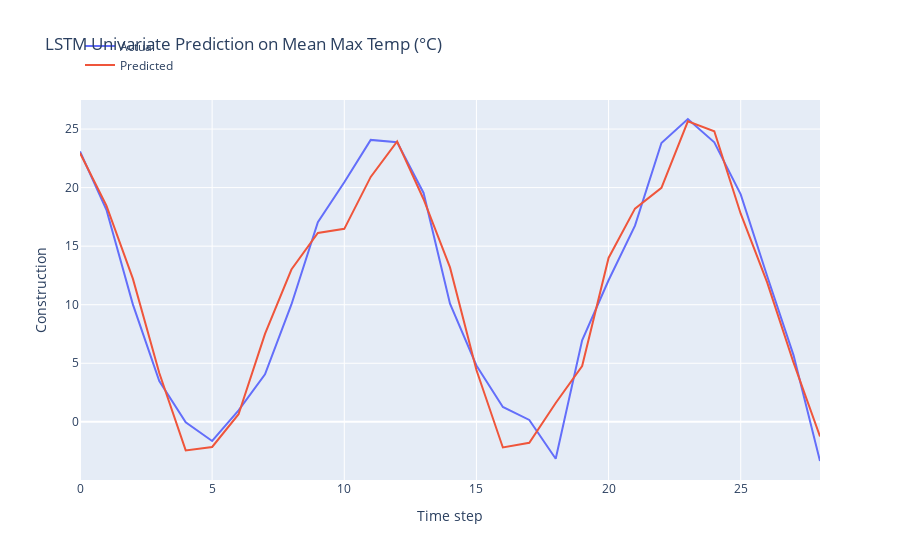

This figure's notebook cell:
### Markdown cell above
LSTM Model Development

### Code cell
n_features = 1
X_train = X_train.reshape(X_train.shape[0], X_train.shape[1], n_features)

# define model
model = Sequential()
model.add(LSTM(50, activation='relu', input_shape=(n_steps, n_features)))
model.add(Dense(1))

# model = Sequential()
# model.add(LSTM(100, activation='relu', input_shape=(n_steps, n_features), kernel_regularizer=L2(0.001), return_sequences=True))
# model.add(LSTM(50, activation='relu', kernel_regularizer=L2(0.01)))
# model.add(Dense(1))

def r_squared(y_true, y_pred):
    SS_res =  K.sum(K.square(y_true - y_pred)) 
    SS_tot = K.sum(K.square(y_true - K.mean(y_true))) 
    return ( 1 - SS_res/(SS_tot + K.epsilon()) )

# Compile the model
model.compile(optimizer='adam', 
              loss='mse',
              metrics=[r_squared])

early_stopping = EarlyStopping(monitor='loss', patience=5, restore_best_weights=True)

# fit model
history = model.fit(X_train, y_train, 
          epochs = 20,
          batch_size = 32,
          verbose = 0,
          callbacks=[early_stopping])

# Obtain the MSE and R-squared from the last epoch
last_epoch_mse = history.history['loss'][-1]
last_epoch_r_squared = history.history['r_squared'][-1]

# Print the MSE and R-squared
print("Mean Squared Error (MSE) from the last epoch:", last_epoch_mse)
print("R-squared from the last epoch:", last_epoch_r_squared)

# plot loss and r2 score
plt.figure(figsize=(10, 6))

# Plot train loss
plt.plot(history.history['loss'], label='Train Loss')

# Plot train R-squared score
plt.plot(history.history['r_squared'], label='Train R2')

plt.title('Model Training Loss and R-squared Score')
plt.xlabel('Epochs')
plt.ylabel('Value')
plt.legend()
plt.grid(True)
plt.show()

# Evaluate the model
loss = model.evaluate(X_test, y_test)
print("MSE and R_squared:", loss)

# make prediction on test data
X_test = X_test.reshape(X_test.shape[0], X_test.shape[1], n_features)
y_pred = model.predict(X_test)

# Print the first 5 predictions and actual values
print("Predictions:")
flattened_predictions = [pred[0] for pred in y_pred[:10]]
print(flattened_predictions)
# print(y_pred[:10].tolist())
print("Actual values:")
rounded_actual_values = [round(value, len(str(prediction).split('.')[1])) for value, prediction in zip(y_test[:10], flattened_predictions)]
print(rounded_actual_values)

# plot the actual and predicted values for test data
trace1 = go.Scatter(x=np.arange(len(y_test)), y=y_test.flatten(), mode='lines', name='Actual')
trace2 = go.Scatter(x=np.arange(len(y_pred)), y=y_pred.flatten(), mode='lines', name='Predicted')

# Create layout
layout = go.Layout(
    title='LSTM Univariate Prediction on Mean Max Temp (°C)',
    xaxis=dict(title='Time step'),
    yaxis=dict(title='Construction'),
    legend=dict(x=0, y=1.18)
)

# Create figure
fig = go.Figure(data=[trace1, trace2], layout=layout)

# Show plot
fig.show()

### Figure 1 — Plotly figure (JSON) as saved in the notebook; plotly's stock layout.template omitted (floating-point values rounded to 4 significant figures)
{"data": [{"mode": "lines", "name": "Actual", "type": "scatter", "x": [0, 1, 2, 3, 4, 5, 6, 7, 8, 9, 10, 11, 12, 13, 14, 15, 16, 17, 18, 19, 20, 21, 22, 23, 24, 25, 26, 27, 28], "y": [23.08, 18.11, 10.03, 3.485, -0.03482, -1.633, 0.975, 4.052, 10.02, 17.05, 20.46, 24.07, 23.88, 19.55, 10.09, 4.81, 1.272, 0.1645, -3.156, 6.956, 12.09, 16.75, 23.81, 25.86, 23.86, 19.42, 12.46, 5.68, -3.344]}, {"mode": "lines", "name": "Predicted", "type": "scatter", "x": [0, 1, 2, 3, 4, 5, 6, 7, 8, 9, 10, 11, 12, 13, 14, 15, 16, 17, 18, 19, 20, 21, 22, 23, 24, 25, 26, 27, 28], "y": [22.96, 18.46, 12.23, 4.173, -2.437, -2.146, 0.6524, 7.51, 13.01, 16.13, 16.48, 20.91, 23.95, 19.01, 13.18, 4.428, -2.19, -1.788, 1.606, 4.764, 14.0, 18.21, 19.98, 25.66, 24.82, 17.77, 11.91, 5.05, -1.244]}], "layout": {"legend": {"x": 0, "y": 1.18}, "title": {"text": "LSTM Univariate Prediction on Mean Max Temp (°C)"}, "xaxis": {"title": {"text": "Time step"}}, "yaxis": {"title": {"text": "Construction"}}}}
